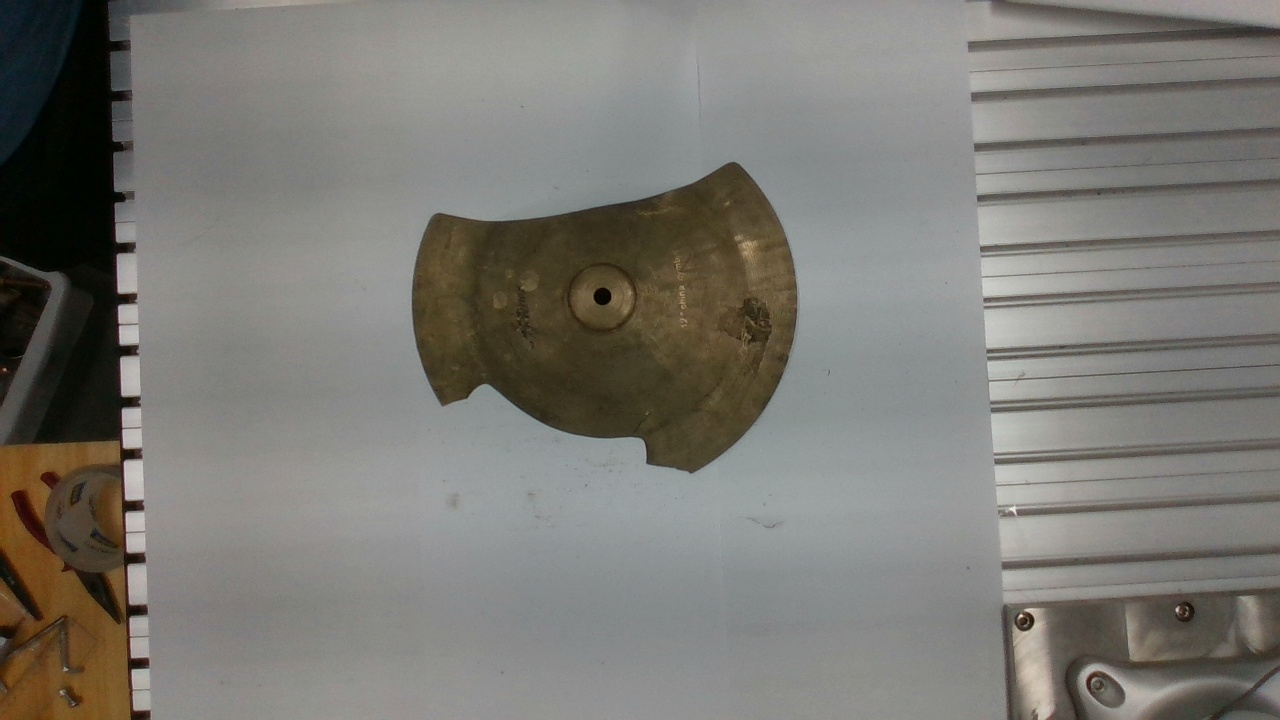
#> input picture camera/Realsense/PIC/1.jpg, 1280 x 720 px
$ python tiff2ply.py
#> lines starting #> are read from the running program, lines starting #| are printed output that depends on the picture; after the words box and inside, x2 and y2 are one past the last pixel; in counts of white or black regions, pixels touching at a corner belong together
"""
将 TIFF 深度图转换为点云并保存为 PLY 文件

用法：
    python tiff2ply.py                                  # 弹出文件选择框
    python tiff2ply.py --depth captured/xxx/depth/000000.tiff
    python tiff2ply.py --depth depth.tiff --rgb color.png --save out.ply
"""

import argparse
import os
import sys
import numpy as np
import cv2

try:
    import tkinter as tk
    from tkinter import filedialog
except ImportError:
    tk = None


def depth_to_pointcloud_ply(depth_image, intrinsic, rgb_image=None, max_depth=3.0, step=2):
    """
    将深度图转换为点云并返回 PLY 格式文本。

    参数:
        depth_image: (H, W) float32，单位米
        intrinsic: 相机内参矩阵 3x3
        rgb_image: (H, W, 3) BGR 彩色图（可选）
        max_depth: 最大深度阈值（米），超出滤除
        step: 采样步长，>1 可降采样

    返回:
        vertices: (N, 3) float32 点云坐标
        colors: (N, 3) uint8 颜色
    """
    fx, fy = intrinsic[0, 0], intrinsic[1, 1]
    cx, cy = intrinsic[0, 2], intrinsic[1, 2]

    h, w = depth_image.shape

    # 有效掩码：深度在范围内
    mask = (depth_image > 0) & (depth_image < max_depth)

    # 按步长下采样
    mask[::step, :] = False
    mask[:, ::step] = False

    # 提取有效像素坐标和深度
    v_valid, u_valid = np.where(mask)
    z_valid = depth_image[v_valid, u_valid]

    # 反投影到 3D
    x = (u_valid.astype(np.float32) - cx) * z_valid / fx
    y = (v_valid.astype(np.float32) - cy) * z_valid / fy
    vertices = np.stack((x, y, z_valid), axis=-1)

    # 颜色
    if rgb_image is not None:
        colors = rgb_image[v_valid, u_valid]  # BGR
        colors = colors[:, ::-1]  # BGR → RGB
    else:
        # 按深度伪彩
        z_norm = (z_valid - z_valid.min()) / (z_valid.max() - z_valid.min() + 1e-8)
        cmap = np.array([[0, 0, 255], [0, 255, 0], [255, 255, 0], [255, 0, 0]], dtype=np.uint8)
        idx = (z_norm * (cmap.shape[0] - 1)).astype(np.int32)
        colors = cmap[idx]

    print(f"点云点数: {len(vertices)}")
    return vertices, colors


def write_ply(path, vertices, colors):
    """将点云写入 PLY 文件"""
    n = len(vertices)
    header = f"""ply
format ascii 1.0
element vertex {n}
property float x
property float y
property float z
property uchar red
property uchar green
property uchar blue
end_header
"""
    with open(path, "w") as f:
        f.write(header)
        for v, c in zip(vertices, colors):
            f.write(f"{v[0]:.4f} {v[1]:.4f} {v[2]:.4f} {c[0]} {c[1]} {c[2]}\n")
    print(f"已保存: {path}")


def load_depth_tiff(path):
    """读取 TIFF 深度图，统一返回 float32 单位米"""
    depth = cv2.imread(path, cv2.IMREAD_ANYDEPTH)
    if depth is None:
        raise ValueError(f"无法读取: {path}")

    if depth.dtype == np.uint16:
        print("  depth format: uint16 (mm) → 转换为米")
        depth = depth.astype(np.float32) / 1000.0
    elif depth.dtype == np.float32:
        print("  depth format: float32 (m)")
    else:
        depth = depth.astype(np.float32)

    print(f"  尺寸: {depth.shape}, 深度范围: {depth.min():.3f}–{depth.max():.3f} m")
    return depth


def main():
    parser = argparse.ArgumentParser(description="TIFF 深度图转点云 (PLY)")
    parser.add_argument("--depth", default=None, help="深度图路径 (.tiff)")
    parser.add_argument("--rgb", default=None, help="彩色图路径 (.png)，可选")
    parser.add_argument("--save", default=None, help="输出 PLY 路径（默认与 depth 同目录）")
    parser.add_argument("--fx", type=float, default=918.27, help="fx")
    parser.add_argument("--fy", type=float, default=918.02, help="fy")
    parser.add_argument("--cx", type=float, default=643.14, help="cx")
    parser.add_argument("--cy", type=float, default=357.28, help="cy")
    parser.add_argument("--max-depth", type=float, default=3.0, help="最大深度阈值（米）")
    parser.add_argument("--step", type=int, default=2, help="采样步长")
    parser.add_argument("--view", action="store_true", help="用 matplotlib 简单查看点云")
    args = parser.parse_args()

    depth_path = args.depth
    # 若未指定文件，弹出选择框
    if not depth_path and tk:
        root = tk.Tk()
        root.withdraw()
        depth_path = filedialog.askopenfilename(
            title="选择深度 TIFF 文件",
            filetypes=[("TIFF", "*.tiff *.tif"), ("All", "*.*")]
        )
#> the answer given: PIC/1.jpg
        if not depth_path:
            print("未选择文件")
            sys.exit(1)
    elif not depth_path:
        print("请指定 --depth 或安装 tkinter 以使用文件选择框")
        sys.exit(1)

    # 加载深度
    print(f"深度图: {depth_path}")
    depth_image = load_depth_tiff(depth_path)
#> in load_depth_tiff, `depth = cv2.imread(path, cv2.IMREAD_ANYDEPTH)`:
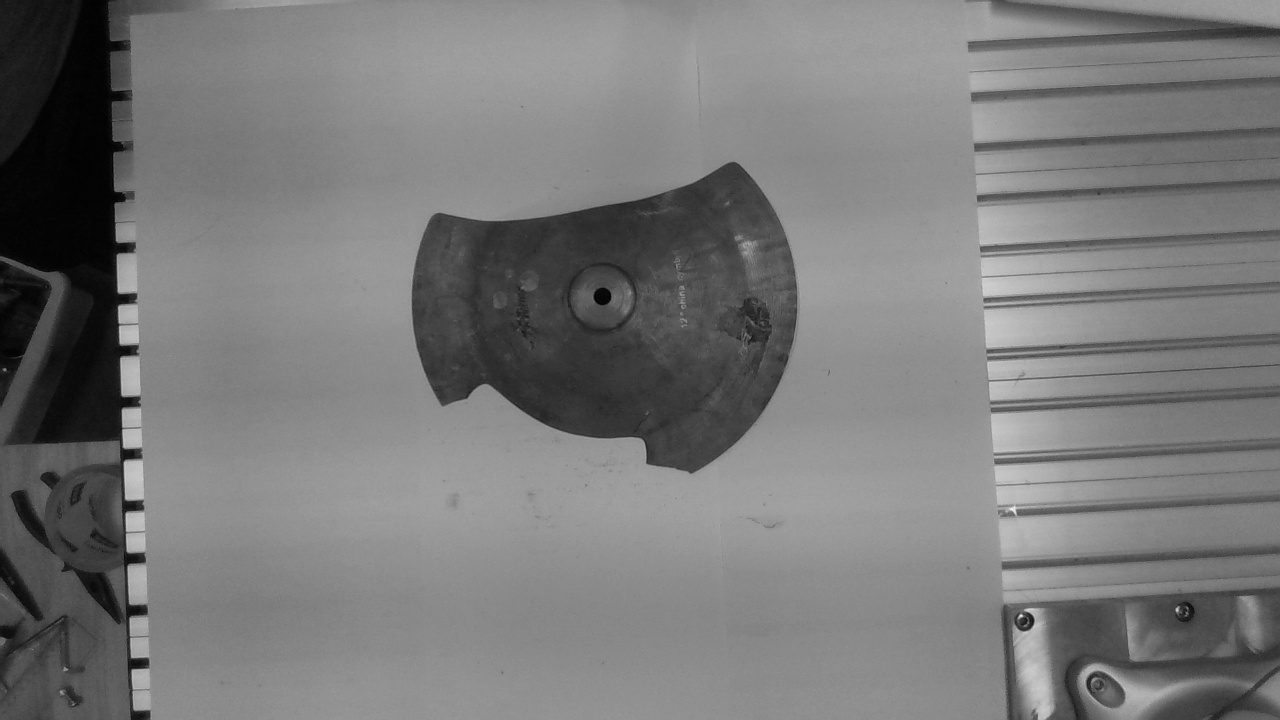
#> depth: shape (720, 1280); min 0, max 243, mean 120.9
#|   尺寸: (720, 1280), 深度范围: 0.000–243.000 m

    # 加载彩色图
    rgb_image = None
    if args.rgb:
        rgb_image = cv2.imread(args.rgb)
        if rgb_image is None:
            print(f"警告: 无法读取彩色图 {args.rgb}")
        else:
            if rgb_image.shape[:2] != depth_image.shape[:2]:
                rgb_image = cv2.resize(rgb_image, (depth_image.shape[1], depth_image.shape[0]))
            print(f"彩色图: {args.rgb} {rgb_image.shape}")

    # 相机内参
    intrinsic = np.array([
        [args.fx, 0, args.cx],
        [0, args.fy, args.cy],
        [0, 0, 1]
    ], dtype=np.float64)
    print(f"相机内参:\n{intrinsic}")

    # 生成点云
    print("生成点云...")
    vertices, colors = depth_to_pointcloud_ply(
        depth_image, intrinsic, rgb_image,
        max_depth=args.max_depth, step=args.step
    )
#> in depth_to_pointcloud_ply, `mask = (depth_image > 0) & (depth_image < max_depth)`:
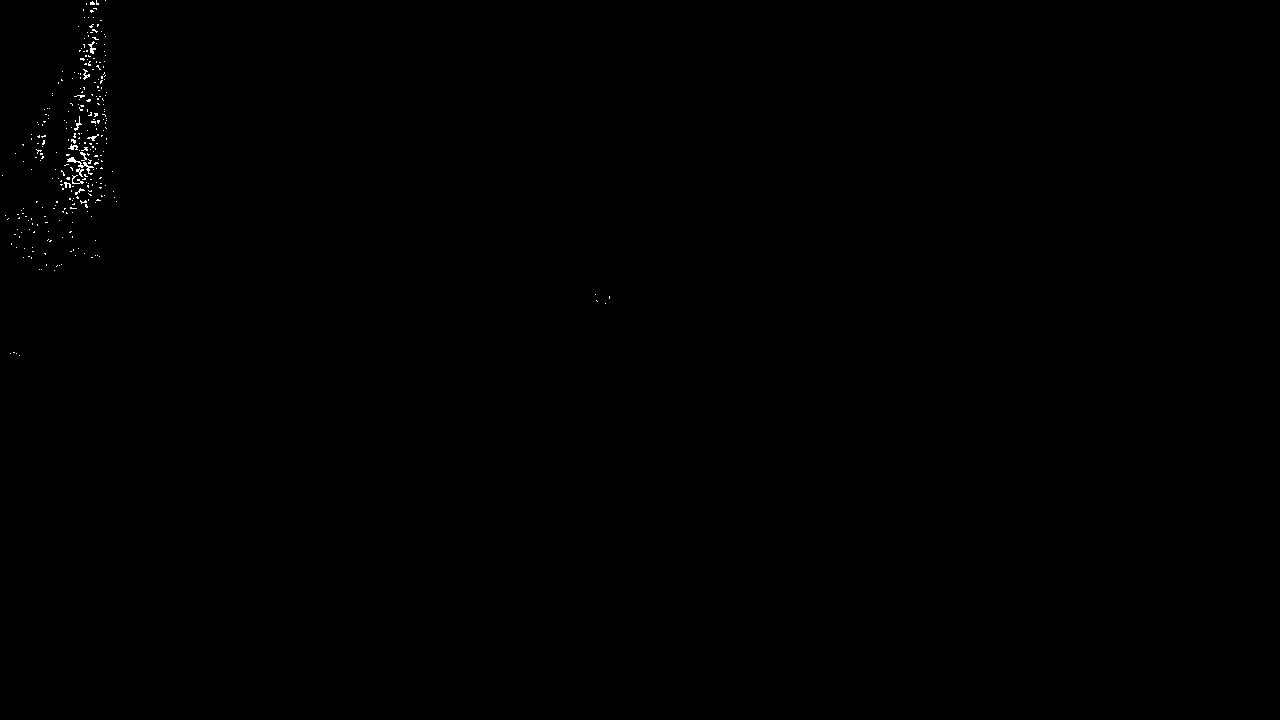
#> mask: shape (720, 1280) bool; 0.14% white in thin lines or dots, all inside (x1, y1, x2, y2) = (2, 0, 610, 356)
#> in depth_to_pointcloud_ply, `mask[::step, :] = False`:
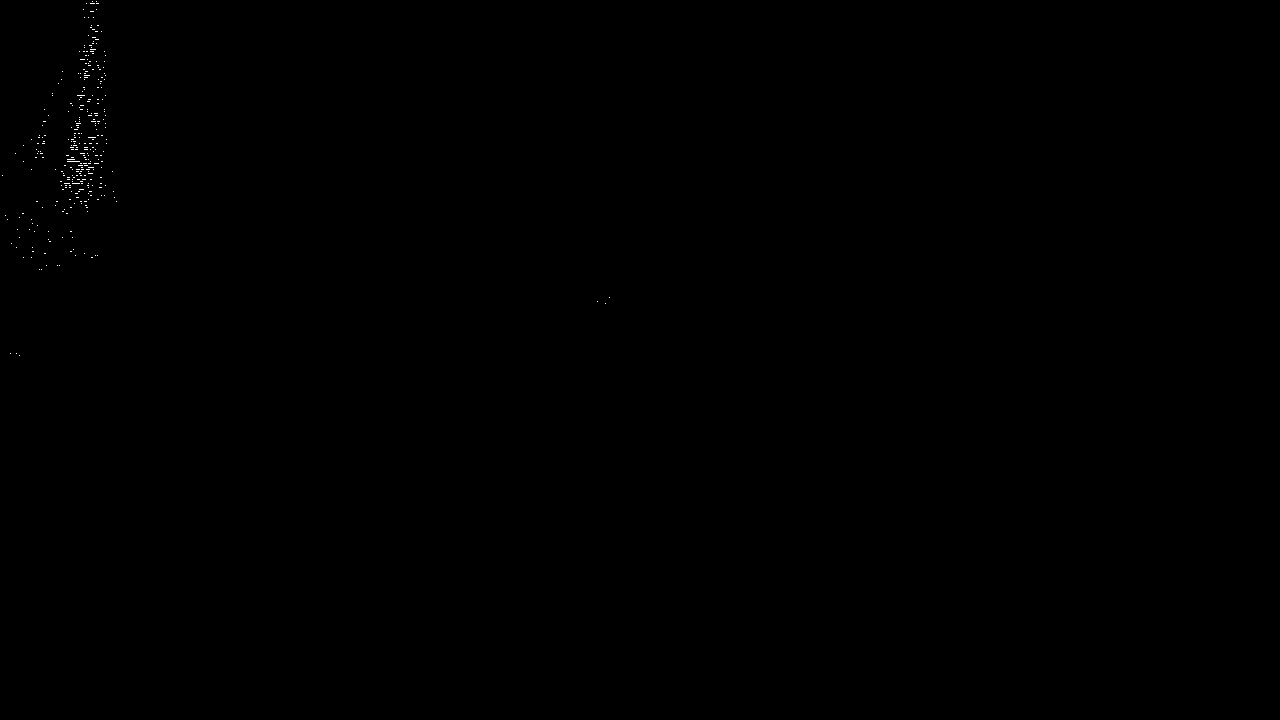
#> mask: shape (720, 1280) bool; 0.07% white in thin lines or dots, all inside (x1, y1, x2, y2) = (2, 1, 610, 356)
#> in depth_to_pointcloud_ply, `mask[:, ::step] = False`: mask: shape (720, 1280) bool; 0.03% white in thin lines or dots, all inside (x1, y1, x2, y2) = (5, 3, 610, 356)
#> in depth_to_pointcloud_ply, `v_valid, u_valid = np.where(mask)`: v_valid = 315 values from 3 to 355; u_valid = 315 values, max 609 at index 311, min 5 at index 286, mean 82.89
#> in depth_to_pointcloud_ply, `z_valid = depth_image[v_valid, u_valid]`: z_valid = 315 values, max 2 at index 0, min 1 at index 4, mean 1.91
#> in depth_to_pointcloud_ply, `x = (u_valid.astype(np.float32) - cx) * z_valid / fx`: x = 315 values, max -0.0372 at index 311, min -1.39 at index 286, mean -1.17
#> in depth_to_pointcloud_ply, `y = (v_valid.astype(np.float32) - cy) * z_valid / fy`: y = 315 values, max -0.00497 at index 314, min -0.772 at index 0, mean -0.443
#> in depth_to_pointcloud_ply, `vertices = np.stack((x, y, z_valid), axis=-1)`: vertices = 315 rows, first 8: [-1.2, -0.772, 2], [-1.2, -0.772, 2], [-1.19, -0.772, 2], [-1.22, -0.759, 2], [-0.601, -0.377, 1], [-1.2, -0.754, 2], [-1.2, -0.741, 2], [-1.2, -0.724, 2]
#> in depth_to_pointcloud_ply, `z_norm = (z_valid - z_valid.min()) / (z_valid.max() - z_valid.min() + ..`: z_norm = 315 values, max 1 at index 0, min 0 at index 4, mean 0.914
#> in depth_to_pointcloud_ply, `idx = (z_norm * (cmap.shape[0] - 1)).astype(np.int32)`: idx = 315 values, max 3 at index 0, min 0 at index 4, mean 2.74
#> in depth_to_pointcloud_ply, `colors = cmap[idx]`: colors = 315 rows, first 8: [255, 0, 0], [255, 0, 0], [255, 0, 0], [255, 0, 0], [0, 0, 255], [255, 0, 0], [255, 0, 0], [255, 0, 0]
#| 点云点数: 315

    # 保存 PLY
    if args.save:
        save_path = args.save
    else:
        save_path = os.path.splitext(depth_path)[0] + ".ply"
    write_ply(save_path, vertices, colors)
#> in write_ply, `n = len(vertices)`: n = 315
#> the loop in write_ply, `for v, c in zip(vertices, colors):` made 315 passes
#> (v, c) on passes 1 to 3: ([-1.2, -0.772, 2], [255, 0, 0]), ([-1.2, -0.772, 2], [255, 0, 0]), ([-1.19, -0.772, 2], [255, 0, 0])

    # 可视化（可选，matplotlib 3D 散点图）
    if args.view and len(vertices) < 50000:
        import matplotlib.pyplot as plt
        from mpl_toolkits.mplot3d import Axes3D

        print("正在显示...")
        fig = plt.figure(figsize=(10, 8))
        ax = fig.add_subplot(111, projection="3d")
        ax.scatter(vertices[:, 0], vertices[:, 1], vertices[:, 2],
                   c=colors / 255.0, s=1)
        ax.set_xlabel("X")
        ax.set_ylabel("Y")
        ax.set_zlabel("Z")
        ax.set_title("Depth Point Cloud")
        plt.tight_layout()
        plt.show()
    elif args.view:
        print(f"点数太多 ({len(vertices)}), 跳过 matplotlib 显示，用 MeshLab 等工具打开 PLY 文件查看")


if __name__ == "__main__":
    main()
